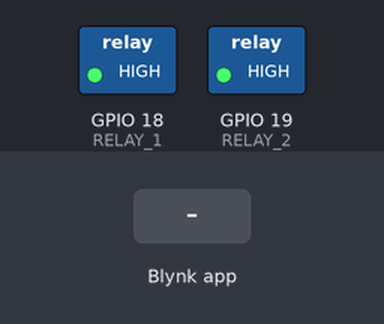
Bench run of a sketch on a simulated ESP32. Shown: switched loads named in the sketch (green lamp = pin HIGH). The inputs (shaded band) are chosen by the test bench. WiFi joins after 1.5 s; servers stay silent unless stated.

Above: at 3.0 s.
3.1 s: Blynk app writes 1 to V0
At 4.3 s:
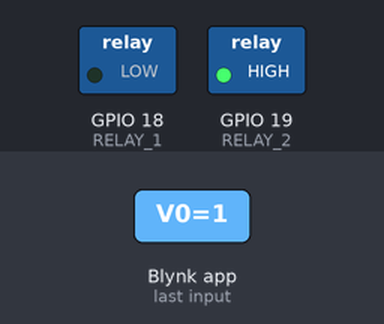
4.6 s: Blynk app writes 1 to V1
At 5.4 s:
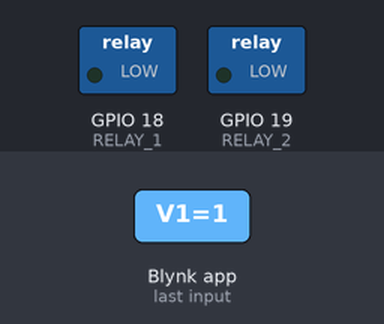
6.1 s: Blynk app writes 0 to V0
At 6.6 s:
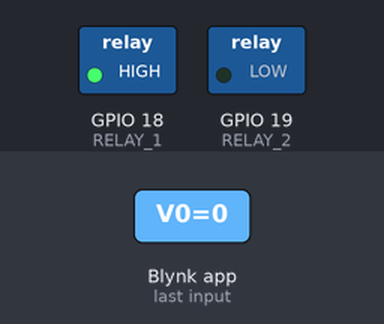
7.6 s: Blynk app writes 200 to V0
At 8.8 s:
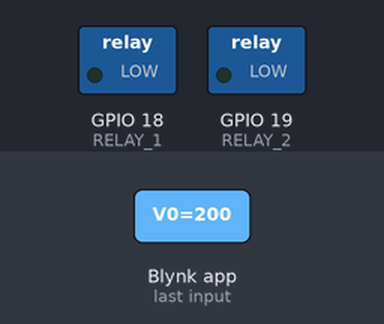
9.1 s: Blynk app writes 0 to V1
At 10.1 s:
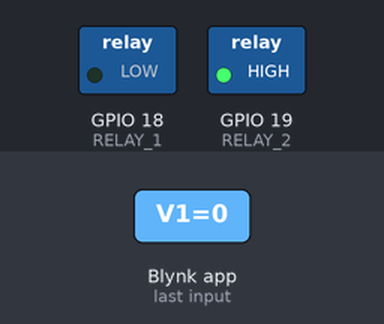
Timing chart, 0 to 11.6 s (numbered marks = the images above; inputs shaded):
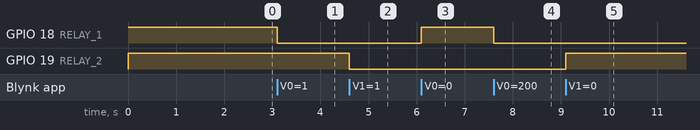

The sketch:

smart_home.ino
```cpp
#define BLYNK_TEMPLATE_ID "YOUR_TEMPLATE_ID"
#define BLYNK_TEMPLATE_NAME "YOUR_TEMPLATE_NAME"
#define BLYNK_AUTH_TOKEN "YOUR_AUTH_TOKEN"

#include <WiFi.h>
#include <BlynkSimpleEsp32.h>

// Apne Wi-Fi ka Naam aur Password Sahi Likhein
char ssid[] = "your wifi name";
char pass[] = "your password";

const int RELAY_1 = 18;
const int RELAY_2 = 19;

// Room 1 (V0) - Switch Inverted Fix
BLYNK_WRITE(V0) {
  int value = param.asInt();
  digitalWrite(RELAY_1, !value); // ! Lagane se ON/OFF Sahi Ho Gaya
}

// Room 2 (V1) - Switch Inverted Fix
BLYNK_WRITE(V1) {
  int value = param.asInt();
  digitalWrite(RELAY_2, !value);
}

void setup() {
  Serial.begin(115200);

  pinMode(RELAY_1, OUTPUT);
  pinMode(RELAY_2, OUTPUT);

  // Shuruat me HIGH rakhne se Relay OFF rahega
  digitalWrite(RELAY_1, HIGH);
  digitalWrite(RELAY_2, HIGH);

  // Direct Blynk Connection (Sabse Reliable)
  Blynk.begin(BLYNK_AUTH_TOKEN, ssid, pass);
}

void loop() {
  Blynk.run();
}
```

Measured:
- after the input at 3.1 s, GPIO 18 (RELAY_1): HIGH → LOW at once
- after the input at 4.6 s, GPIO 19 (RELAY_2): HIGH → LOW at once
- after the input at 6.1 s, GPIO 18 (RELAY_1): LOW → HIGH at once
- after the input at 7.6 s, GPIO 18 (RELAY_1): HIGH → LOW at once
- after the input at 9.1 s, GPIO 19 (RELAY_2): LOW → HIGH at once
